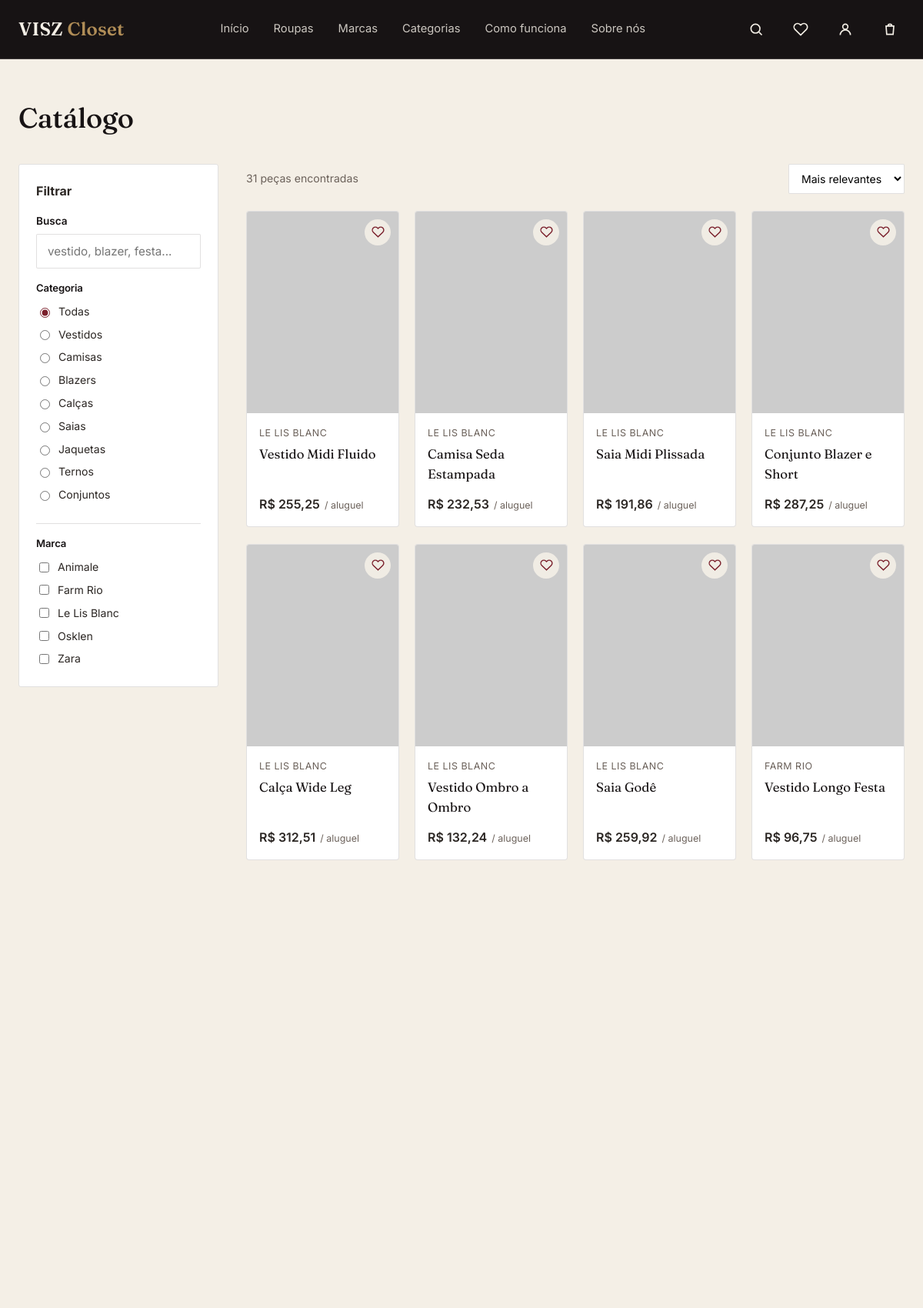
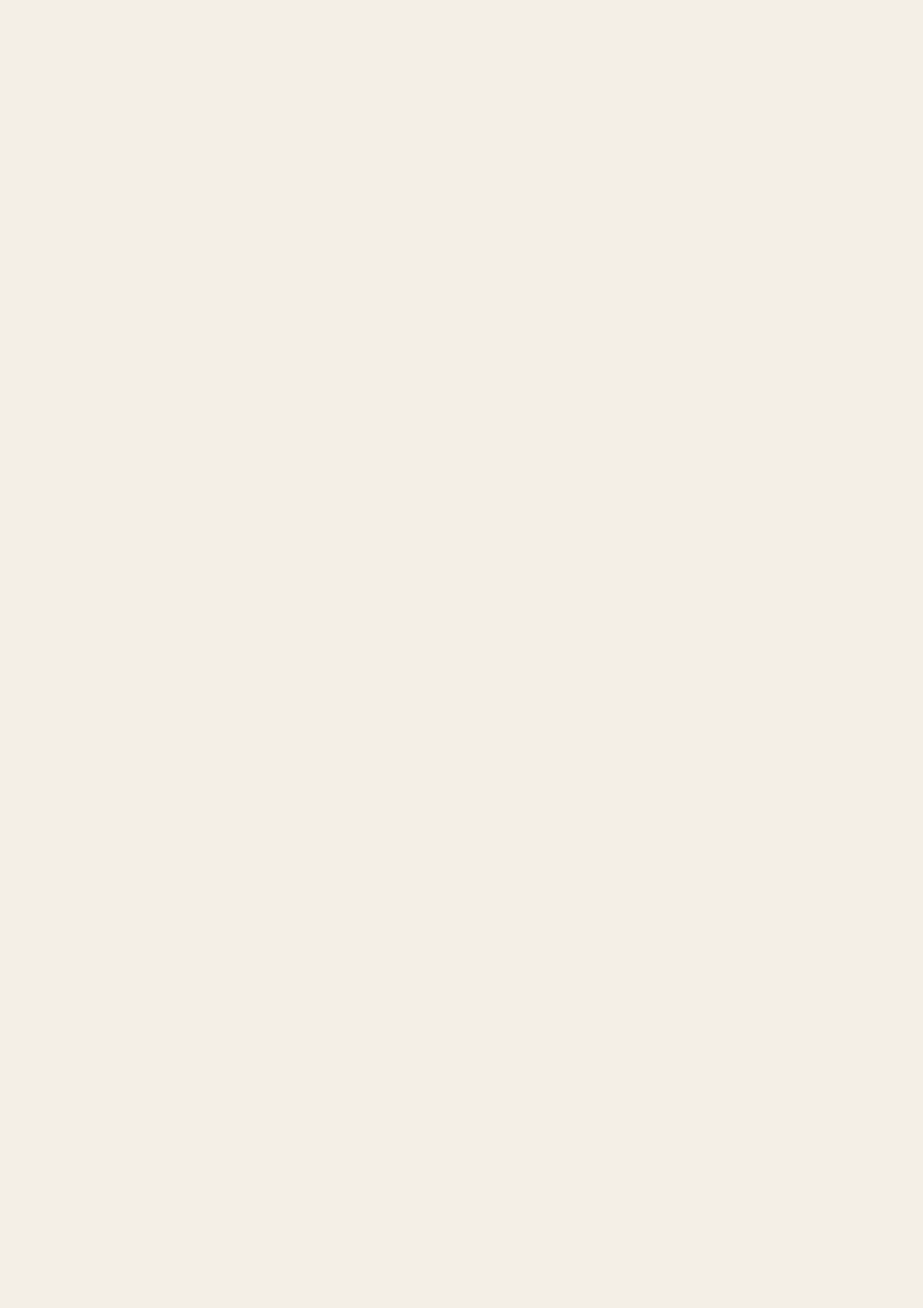
Screenshot of /roupas.php (upper part) with the database file from the repository (2 pictures, top to bottom).
### tables this page shows
CREATE TABLE categories (
  id INT AUTO_INCREMENT PRIMARY KEY,
  name VARCHAR(100) NOT NULL,
  slug VARCHAR(120) NOT NULL UNIQUE,
  sort_order INT NOT NULL DEFAULT 0,
  active TINYINT(1) NOT NULL DEFAULT 1
);

CREATE TABLE brands (
  id INT AUTO_INCREMENT PRIMARY KEY,
  name VARCHAR(100) NOT NULL,
  slug VARCHAR(120) NOT NULL UNIQUE,
  logo VARCHAR(255) NULL,
  description TEXT NULL,
  active TINYINT(1) NOT NULL DEFAULT 1
);

CREATE TABLE products (
  id INT AUTO_INCREMENT PRIMARY KEY,
  name VARCHAR(150) NOT NULL,
  slug VARCHAR(180) NOT NULL UNIQUE,
  brand_id INT NOT NULL,
  category_id INT NOT NULL,
  description TEXT NULL,
  material VARCHAR(150) NULL,
  color VARCHAR(50) NULL,
  style ENUM('casual','social','festa','fashion','esportivo','elegante','streetwear') DEFAULT 'casual',
  rental_price DECIMAL(10,2) NOT NULL,
  deposit DECIMAL(10,2) NOT NULL DEFAULT 0,
  status ENUM('ativo','inativo') NOT NULL DEFAULT 'ativo',
  featured TINYINT(1) NOT NULL DEFAULT 0,
  deleted_at TIMESTAMP NULL DEFAULT NULL,
  created_at TIMESTAMP DEFAULT CURRENT_TIMESTAMP,
  updated_at TIMESTAMP DEFAULT CURRENT_TIMESTAMP ON UPDATE CURRENT_TIMESTAMP,
  CONSTRAINT fk_prod_brand FOREIGN KEY (brand_id) REFERENCES brands(id),
  CONSTRAINT fk_prod_cat FOREIGN KEY (category_id) REFERENCES categories(id),
  INDEX idx_products_search (name, color, style),
  INDEX idx_products_status (status, deleted_at)
);

### includes/functions.php (called while the page is built, shortened)
<?php
require_once __DIR__ . '/../config/db.php';
function e(?string $value): string {
    return htmlspecialchars($value ?? '', ENT_QUOTES, 'UTF-8');
}
function format_price(float $value): string {
    return 'R$ ' . number_format($value, 2, ',', '.');
}

### config/db.php (called while the page is built, shortened)
<?php
function db(): PDO {
    static $pdo = null;
    if ($pdo === null) {
        $dsn = 'mysql:host=' . DB_HOST . ';dbname=' . DB_NAME . ';charset=' . DB_CHARSET;
        try {
            $pdo = new PDO($dsn, DB_USER, DB_PASS, [
                PDO::ATTR_ERRMODE => PDO::ERRMODE_EXCEPTION,
                PDO::ATTR_DEFAULT_FETCH_MODE => PDO::FETCH_ASSOC,
                PDO::ATTR_EMULATE_PREPARES => false,
            ]);
        } catch (PDOException $e) {
            http_response_code(500);
            die('Não foi possível conectar ao banco de dados. Verifique config/config.php.');
        }
    }
    return $pdo;
}

### includes/product-card.php (the view, shortened to what this page needs)
<?php
$__isFav = in_array($p['id'], $__favIds ?? []);
?>
<div class="product-card">
    <a href="<?= BASE_URL ?>/produto.php?slug=<?= e($p['slug']) ?>" class="product-media">
        <img src="<?= e($p['image_url']) ?>" alt="<?= e($p['name']) ?>" loading="lazy">
    </a>
    <button class="fav-toggle <?= $__isFav ? 'active' : '' ?>" data-product-id="<?= (int)$p['id'] ?>" aria-label="Favoritar">
        <svg viewBox="0 0 24 24" fill="none" stroke="currentColor" stroke-width="2"><path d="M20.8 4.6a5.5 5.5 0 0 0-7.8 0L12 5.6l-1-1a5.5 5.5 0 0 0-7.8 7.8l1 1L12 21l7.8-7.6 1-1a5.5 5.5 0 0 0 0-7.8z"/></svg>
    </button>
    <a href="<?= BASE_URL ?>/produto.php?slug=<?= e($p['slug']) ?>" class="product-info">
        <span class="product-brand"><?= e($p['brand_name']) ?></span>
        <span class="product-name"><?= e($p['name']) ?></span>
        <span class="product-price"><?= format_price($p['rental_price']) ?> <small>/ aluguel</small></span>
    </a>
</div>

### roupas.php (shortened to what this page needs)
<?php
require_once __DIR__ . '/includes/functions.php';
$__favIds = [];
$f_categoria   = $_GET['categoria'] ?? '';
$f_marca       = array_filter((array)($_GET['marca'] ?? []), 'is_numeric');
$f_busca       = trim($_GET['q'] ?? '');
$f_ordenar     = $_GET['ordenar'] ?? 'relevantes';
$where = ['p.status = "ativo"', 'p.deleted_at IS NULL'];
$params = [];
$orderBy = 'p.created_at DESC';
$whereSql = implode(' AND ', $where);
$sql = "SELECT p.*, b.name AS brand_name,
               (SELECT image_url FROM product_images WHERE product_id = p.id ORDER BY sort_order LIMIT 1) AS image_url
        FROM products p
        JOIN brands b ON b.id = p.brand_id
        JOIN categories c ON c.id = p.category_id
        WHERE $whereSql
        ORDER BY $orderBy";
$stmt = db()->prepare($sql);
$stmt->execute($params);
$produtos = $stmt->fetchAll();
$categorias = db()->query('SELECT * FROM categories WHERE active = 1 ORDER BY sort_order')->fetchAll();
$marcas = db()->query('SELECT * FROM brands WHERE active = 1 ORDER BY name')->fetchAll();
require __DIR__ . '/includes/header.php';
function checked_if_in($value, $arr) { return in_array($value, $arr) ? 'checked' : ''; }
?>
<section class="section-tight">
    <div class="container">
        <div class="section-header" style="margin-bottom:24px;">
            <h2>Catálogo</h2>
        </div>
        <div class="catalog-layout">
            <form class="filters-panel" method="get" action="<?= BASE_URL ?>/roupas.php">
                <div style="display:flex; justify-content:space-between; align-items:center; margin-bottom:16px;">
                    <strong>Filtrar</strong>
                </div>
                <div class="form-field">
                    <label for="q">Busca</label>
                    <input type="text" id="q" name="q" value="<?= e($f_busca) ?>" placeholder="vestido, blazer, festa...">
                </div>
                <div class="filter-group">
                    <h4>Categoria</h4>
                    <label class="filter-option">
                        <input type="radio" name="categoria" value="" <?= $f_categoria === '' ? 'checked' : '' ?>> Todas
                    </label>
                    <?php foreach ($categorias as $cat): ?>
                    <label class="filter-option">
                        <input type="radio" name="categoria" value="<?= e($cat['slug']) ?>" <?= $f_categoria === $cat['slug'] ? 'checked' : '' ?>>
                        <?= e($cat['name']) ?>
                    </label>
                    <?php endforeach; ?>
                </div>
                <div class="filter-group">
                    <h4>Marca</h4>
                    <?php foreach ($marcas as $m): ?>
                    <label class="filter-option">
                        <input type="checkbox" name="marca[]" value="<?= $m['id'] ?>" <?= checked_if_in((string)$m['id'], $f_marca) ?>>
                        <?= e($m['name']) ?>
                    </label>
                    <?php endforeach; ?>
                </div>
            </form>
            <div>
                <div class="catalog-toolbar">
                    <span class="result-count"><?= count($produtos) ?> peça<?= count($produtos) === 1 ? '' : 's' ?> encontrada<?= count($produtos) === 1 ? '' : 's' ?></span>
                    <form method="get" id="sort-form">
                        <select name="ordenar" onchange="document.getElementById('sort-form').submit()">
                            <option value="relevantes" <?= $f_ordenar === 'relevantes' ? 'selected' : '' ?>>Mais relevantes</option>
                        </select>
                    </form>
                </div>
                <?php if (empty($produtos)): ?>
                    <div class="empty-state">
                        <p>Nenhuma peça encontrada com esses filtros.</p>
                        <a href="<?= BASE_URL ?>/roupas.php" class="btn btn-outline-ink btn-sm">Limpar filtros</a>
                    </div>
                <?php else: ?>
                    <div class="product-grid">
                        <?php foreach ($produtos as $p) include __DIR__ . '/includes/product-card.php'; ?>
                    </div>
                <?php endif; ?>
            </div>
        </div>
    </div>
</section>
<?php require __DIR__ . '/includes/footer.php'; ?>

### assets/css/style.css (style rules this page uses)
:root { --ink: #171314; --ivory: #F4EFE6; --ivory-dim: #ECE5D8; --wine: #7A1F2B; --wine-dark: #5C1620; --brass: #B08D57; --graphite: #2B2623; --graphite-soft: #6b615a; --white: #FFFFFF; --line: rgba(43, 38, 35, 0.14); --line-on-ink: rgba(244, 239, 230, 0.18); --font-display: 'Fraunces', Georgia, serif; --font-body: 'Inter', -apple-system, sans-serif; --radius-sm: 2px; --radius-md: 4px; --container: 1280px; }
* { box-sizing: border-box; }
html { scroll-behavior: smooth; }
body { margin: 0; font-family: var(--font-body); color: var(--graphite); background: var(--ivory); line-height: 1.55; -webkit-font-smoothing: antialiased; }
img { max-width: 100%; display: block; }
a { color: inherit; text-decoration: none; }
h1, h2, h3, h4 { font-family: var(--font-display); font-weight: 500; margin: 0 0 0.4em; line-height: 1.15; letter-spacing: -0.01em; color: var(--ink); }
.container { max-width: var(--container); margin: 0 auto; padding: 0 24px; }
.section-tight { padding: 56px 0; }
.section-header { display: flex; align-items: flex-end; justify-content: space-between; gap: 24px; margin-bottom: 40px; }
.section-header h2 { font-size: clamp(1.7rem, 3vw, 2.3rem); max-width: 16ch; }
.product-grid { display: grid; grid-template-columns: repeat(4, 1fr); gap: 22px 20px; }
.product-card { background: var(--white); border: 1px solid var(--line); border-radius: var(--radius-md); overflow: hidden; display: flex; flex-direction: column; position: relative; transition: border-color 0.2s ease, box-shadow 0.2s ease; }
.product-media { position: relative; aspect-ratio: 3/4; overflow: hidden; background: var(--ivory-dim); }
.product-media img { width: 100%; height: 100%; object-fit: cover; transition: transform 0.4s ease; }
.fav-toggle { position: absolute; top: 10px; right: 10px; width: 34px; height: 34px; border-radius: 50%; background: rgba(244,239,230,0.92); border: none; cursor: pointer; display: flex; align-items: center; justify-content: center; color: var(--wine); }
.fav-toggle svg { width: 17px; height: 17px; fill: none; transition: fill 0.15s ease; }
.product-info { padding: 16px; display: flex; flex-direction: column; gap: 4px; flex: 1; }
.product-brand { font-size: 0.78rem; color: var(--graphite-soft); text-transform: uppercase; letter-spacing: 0.04em; }
.product-name { font-family: var(--font-display); font-size: 1.05rem; color: var(--ink); }
.product-price { margin-top: auto; padding-top: 10px; font-weight: 600; color: var(--graphite); display: flex; align-items: baseline; gap: 6px; }
.product-price small { font-weight: 400; color: var(--graphite-soft); font-size: 0.78rem; }
.catalog-layout { display: grid; grid-template-columns: 260px 1fr; gap: 36px; align-items: flex-start; }
.filters-panel { border: 1px solid var(--line); border-radius: var(--radius-md); background: var(--white); padding: 22px; position: sticky; top: 100px; max-height: calc(100vh - 120px); overflow-y: auto; overscroll-behavior: contain; }
.filter-group { border-bottom: 1px solid var(--line); padding-bottom: 18px; margin-bottom: 18px; }
.filter-group h4 { font-family: var(--font-body); font-size: 0.82rem; font-weight: 600; color: var(--ink); margin-bottom: 12px; }
.filter-option { display: flex; align-items: center; gap: 8px; font-size: 0.88rem; margin-bottom: 8px; color: var(--graphite); cursor: pointer; }
.filter-option input { accent-color: var(--wine); }
.catalog-toolbar { display: flex; align-items: center; justify-content: space-between; margin-bottom: 22px; gap: 16px; flex-wrap: wrap; }
.catalog-toolbar select, .catalog-toolbar .result-count { font-size: 0.88rem; }
.catalog-toolbar select { padding: 9px 12px; border: 1px solid var(--line); border-radius: var(--radius-sm); background: var(--white); font-family: var(--font-body); }
.result-count { color: var(--graphite-soft); }
.form-field { margin-bottom: 18px; }
.form-field label { display: block; font-size: 0.85rem; font-weight: 600; margin-bottom: 6px; color: var(--ink); }
.form-field input, .form-field select, .form-field textarea { width: 100%; padding: 12px 14px; border: 1px solid var(--line); border-radius: var(--radius-sm); font-family: var(--font-body); font-size: 0.95rem; background: var(--white); color: var(--graphite); }

### rows the page displays
categories: slug "☐ Vestidos", name "Vestidos"
categories: slug "☐ Camisas", name "Camisas"
categories: slug "☐ Blazers", name "Blazers"
categories: slug "☐ Calças", name "Calças"
categories: slug "☐ Saias", name "Saias"
categories: slug "☐ Jaquetas", name "Jaquetas"
categories: slug "☐ Ternos", name "Ternos"
categories: slug "☐ Conjuntos", name "Conjuntos"
brands: name "Animale"
brands: name "Farm Rio"
brands: name "Le Lis Blanc"
brands: name "Osklen"
brands: name "Zara"
products: brand.name "LE LIS BLANC", name "Vestido Midi Fluido", rental_price "R$ 255,25"
products: brand.name "LE LIS BLANC", name "Camisa Seda Estampada", rental_price "R$ 232,53"
products: brand.name "LE LIS BLANC", name "Saia Midi Plissada", rental_price "R$ 191,86"
products: brand.name "LE LIS BLANC", name "Conjunto Blazer e Short", rental_price "R$ 287,25"
products: brand.name "LE LIS BLANC", name "Calça Wide Leg", rental_price "R$ 312,51"
products: brand.name "LE LIS BLANC", name "Vestido Ombro a Ombro", rental_price "R$ 132,24"
products: brand.name "LE LIS BLANC", name "Saia Godê", rental_price "R$ 259,92"
products: brand.name "FARM RIO", name "Vestido Longo Festa", rental_price "R$ 96,75"

### other values shown
count($produtos) "31"
